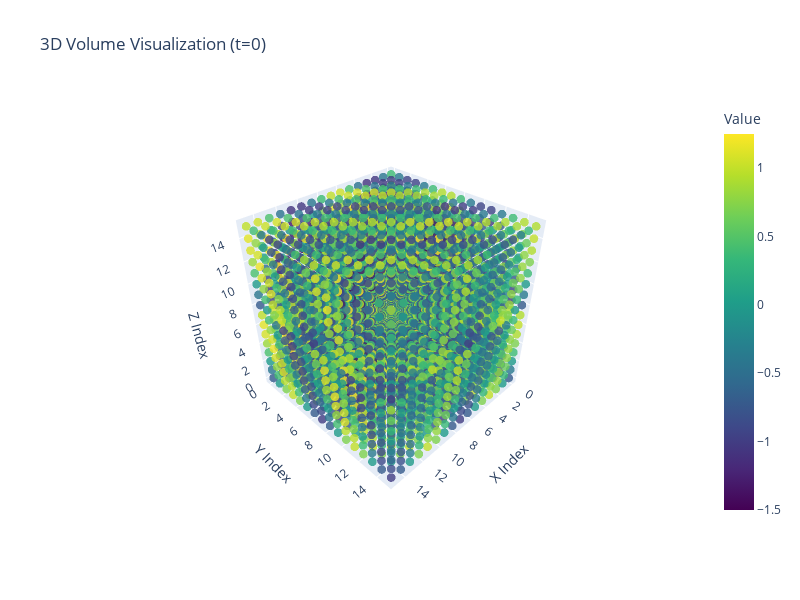
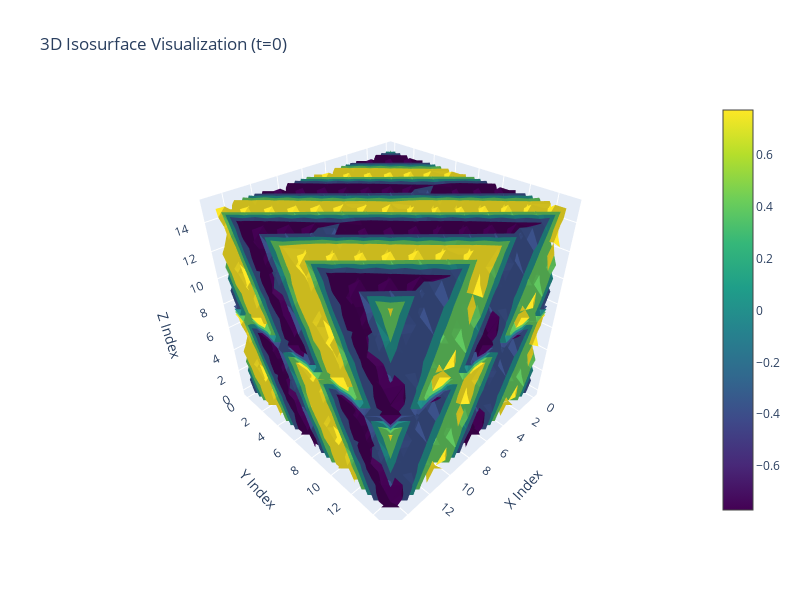

Notebook code for these charts, in order:
### Code cell
import numpy as np
import matplotlib.pyplot as plt
import plotly.graph_objects as go
import plotly.express as px
from plotly.subplots import make_subplots
from typing import Optional, Dict, Tuple
from dataclasses import dataclass

def generate_symmetric_sinusoidal_data(
    grid_size: int = 16, 
    time_points: int = 1000, 
    cycles: float = 4.0
) -> np.ndarray:
    """
    Generate symmetric sinusoidal data using vectorized operations.
    
    Args:
        grid_size: Size of the cube grid (default: 16x16x16)
        time_points: Number of time points (default: 1000)
        cycles: Number of full cycles over time (default: 4.0)
        
    Returns:
        np.ndarray: Symmetric data of shape (grid_size, grid_size, grid_size, time_points)
    """
    t = np.linspace(0, cycles * np.pi, time_points)
    
    # Create coordinate grids for vectorized computation
    i_grid, j_grid, k_grid = np.meshgrid(np.arange(8), np.arange(8), np.arange(8), indexing='ij')
    
    # Compute phase shifts vectorized
    phase_i = i_grid * np.pi / 4
    phase_j = j_grid * np.pi / 4
    phase_k = k_grid * np.pi / 8
    
    # Compute amplitudes and frequencies vectorized
    amplitude = 1.0 + 0.5 * np.sin(i_grid * np.pi / 8) * np.cos(j_grid * np.pi / 8) * np.sin(k_grid * np.pi / 8)
    frequency = 1.0 + 0.2 * (i_grid + j_grid + k_grid) / 24
    
    # Broadcast for time dimension and compute sinusoidal patterns
    phase_total = phase_i[..., np.newaxis] + phase_j[..., np.newaxis] + phase_k[..., np.newaxis]
    frequency_broadcast = frequency[..., np.newaxis]
    amplitude_broadcast = amplitude[..., np.newaxis]
    
    sin_patterns = amplitude_broadcast * np.sin(frequency_broadcast * t + phase_total)
    
    # Initialize full data array
    data = np.zeros((grid_size, grid_size, grid_size, time_points))
    
    # Fill symmetric positions using advanced indexing
    data[:8, :8, :8, :] = sin_patterns  # Upper left front
    data[:8, :8, 8:, :] = sin_patterns  # Upper left back (mirror along z)
    data[:8, 8:, :8, :] = sin_patterns  # Upper right front (mirror along y)
    data[:8, 8:, 8:, :] = sin_patterns  # Upper right back (mirror along y and z)
    data[8:, :8, :8, :] = sin_patterns  # Lower left front (mirror along x)
    data[8:, :8, 8:, :] = sin_patterns  # Lower left back (mirror along x and z)
    data[8:, 8:, :8, :] = sin_patterns  # Lower right front (mirror along x and y)
    data[8:, 8:, 8:, :] = sin_patterns  # Lower right back (mirror along all axes)
    
    return data

# Generate the data
data = generate_symmetric_sinusoidal_data()
print(f"Generated data shape: {data.shape}")

def plot_3d_volume(data: np.ndarray, time_index: int = 0, title: str = "3D Volume Visualization") -> None:
    """Create an interactive 3D volume visualization using plotly."""
    # Extract data at specific time point
    volume_data = data[:, :, :, time_index]
    
    # Create coordinate grids
    x, y, z = np.meshgrid(np.arange(data.shape[0]), 
                          np.arange(data.shape[1]), 
                          np.arange(data.shape[2]), indexing='ij')
    
    # Flatten arrays for scatter plot
    x_flat = x.flatten()
    y_flat = y.flatten()
    z_flat = z.flatten()
    values_flat = volume_data.flatten()
    
    # Create 3D scatter plot with color mapping
    fig = go.Figure(data=go.Scatter3d(
        x=x_flat,
        y=y_flat,
        z=z_flat,
        mode='markers',
        marker=dict(
            size=3,
            color=values_flat,
            colorscale='Viridis',
            opacity=0.8,
            colorbar=dict(title="Value")
        ),
        text=[f'({x},{y},{z}): {val:.3f}' for x,y,z,val in zip(x_flat, y_flat, z_flat, values_flat)],
        hovertemplate='<b>Position:</b> (%{x}, %{y}, %{z})<br><b>Value:</b> %{marker.color:.3f}<extra></extra>'
    ))
    
    fig.update_layout(
        title=f'{title} (t={time_index})',
        scene=dict(
            xaxis_title='X Index',
            yaxis_title='Y Index',
            zaxis_title='Z Index',
            camera=dict(eye=dict(x=1.5, y=1.5, z=1.5))
        ),
        width=800,
        height=600
    )
    
    fig.show()

def plot_3d_isosurface(data: np.ndarray, time_index: int = 0, isomin: float = None, isomax: float = None) -> None:
    """Create a 3D isosurface visualization using plotly."""
    volume_data = data[:, :, :, time_index]
    
    if isomin is None:
        isomin = np.percentile(volume_data, 20)
    if isomax is None:
        isomax = np.percentile(volume_data, 80)
    
    fig = go.Figure(data=go.Isosurface(
        x=np.arange(data.shape[0]).repeat(data.shape[1] * data.shape[2]),
        y=np.tile(np.arange(data.shape[1]).repeat(data.shape[2]), data.shape[0]),
        z=np.tile(np.arange(data.shape[2]), data.shape[0] * data.shape[1]),
        value=volume_data.flatten(),
        isomin=isomin,
        isomax=isomax,
        surface_count=5,
        colorscale='Viridis',
        caps=dict(x_show=False, y_show=False, z_show=False)
    ))
    
    fig.update_layout(
        title=f'3D Isosurface Visualization (t={time_index})',
        scene=dict(
            xaxis_title='X Index',
            yaxis_title='Y Index', 
            zaxis_title='Z Index'
        ),
        width=800,
        height=600
    )
    
    fig.show()

def plot_data_snapshot(data: np.ndarray, time_index: int = 0, z_slice: int = 0, title: str = "Data Snapshot") -> None:
    """Plot a snapshot of the data at a specific time index and z-slice."""
    plt.figure(figsize=(4, 4))
    plt.imshow(data[:, :, z_slice, time_index], aspect='auto', cmap='viridis')
    plt.colorbar(label='Value')
    plt.xlabel('Y Index')
    plt.ylabel('X Index')
    plt.title(f'{title} (z={z_slice})')
    plt.show()

# Create visualizations
plot_data_snapshot(data, title='Symmetric Sinusoidal Data (16 × 16 × 16 × 1000 time points)')
plot_3d_volume(data, time_index=0, title='3D Volume Visualization')
plot_3d_isosurface(data, time_index=0)

### Figure 1 — Plotly figure (JSON) as saved in the notebook; plotly's stock layout.template omitted (floating-point values rounded to 4 significant figures; data arrays with more than 128 entries replaced by an {"elided": "..."} marker saying what was removed)
{"data": [{"hovertemplate": "<b>Position:</b> (%{x}, %{y}, %{z})<br><b>Value:</b> %{marker.color:.3f}<extra></extra>", "marker": {"color": {"elided": "4096 float values"}, "colorbar": {"title": {"text": "Value"}}, "colorscale": [[0, "#440154"], [0.1111, "#482878"], [0.2222, "#3e4989"], [0.3333, "#31688e"], [0.4444, "#26828e"], [0.5556, "#1f9e89"], [0.6667, "#35b779"], [0.7778, "#6ece58"], [0.8889, "#b5de2b"], [1, "#fde725"]], "opacity": 0.8, "size": 3}, "mode": "markers", "text": {"elided": "4096 str values"}, "type": "scatter3d", "x": {"elided": "4096 int values"}, "y": {"elided": "4096 int values"}, "z": {"elided": "4096 int values"}}], "layout": {"height": 600, "scene": {"camera": {"eye": {"x": 1.5, "y": 1.5, "z": 1.5}}, "xaxis": {"title": {"text": "X Index"}}, "yaxis": {"title": {"text": "Y Index"}}, "zaxis": {"title": {"text": "Z Index"}}}, "title": {"text": "3D Volume Visualization (t=0)"}, "width": 800}}

### Figure 2 — Plotly figure (JSON) as saved in the notebook; plotly's stock layout.template omitted (floating-point values rounded to 4 significant figures; data arrays with more than 128 entries replaced by an {"elided": "..."} marker saying what was removed)
{"data": [{"caps": {"x": {"show": false}, "y": {"show": false}, "z": {"show": false}}, "colorscale": [[0, "#440154"], [0.1111, "#482878"], [0.2222, "#3e4989"], [0.3333, "#31688e"], [0.4444, "#26828e"], [0.5556, "#1f9e89"], [0.6667, "#35b779"], [0.7778, "#6ece58"], [0.8889, "#b5de2b"], [1, "#fde725"]], "isomax": 0.773, "isomin": -0.769, "surface": {"count": 5}, "type": "isosurface", "value": {"elided": "4096 float values"}, "x": {"elided": "4096 int values"}, "y": {"elided": "4096 int values"}, "z": {"elided": "4096 int values"}}], "layout": {"height": 600, "scene": {"xaxis": {"title": {"text": "X Index"}}, "yaxis": {"title": {"text": "Y Index"}}, "zaxis": {"title": {"text": "Z Index"}}}, "title": {"text": "3D Isosurface Visualization (t=0)"}, "width": 800}}
